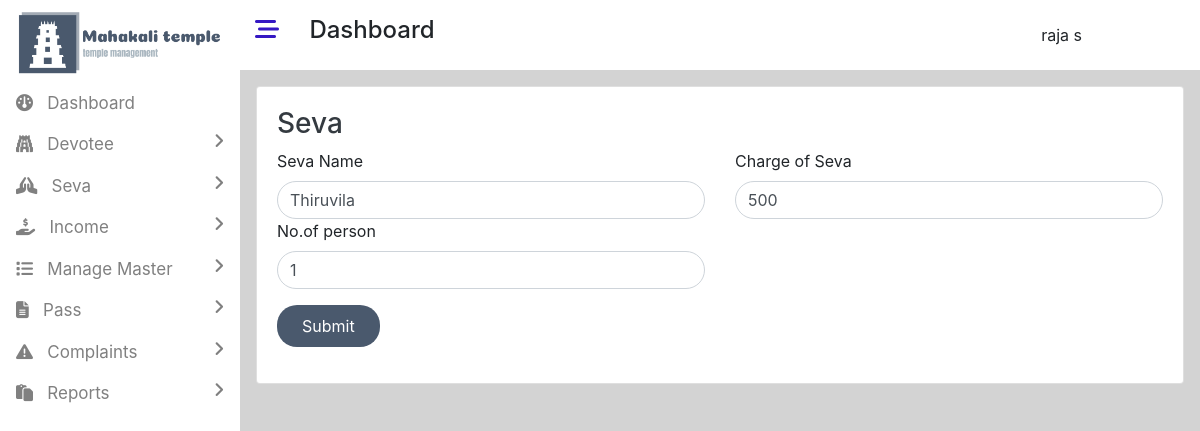
Screenshot of /admin/edit_seva.php?id=3 (signed in) with the database file from the repository.
### tables this page shows
CREATE TABLE `user` (
  `user_id` int(11) NOT NULL,
  `first_name` varchar(50) NOT NULL,
  `last_name` varchar(50) NOT NULL,
  `email` varchar(50) NOT NULL,
  `password` varchar(50) NOT NULL,
  `role` varchar(50) NOT NULL,
  `reading_time` timestamp NOT NULL DEFAULT current_timestamp() ON UPDATE current_timestamp()
);

CREATE TABLE `seva` (
  `seva_id` int(11) NOT NULL,
  `seva_name` varchar(50) NOT NULL,
  `charge` varchar(50) NOT NULL,
  `no_of_person` varchar(50) NOT NULL,
  `reading_time` timestamp NOT NULL DEFAULT current_timestamp() ON UPDATE current_timestamp()
);

### admin/admin_db.php (called while the page is built, shortened)
<?php
$con=mysqli_connect("localhost","root","","temple");
        ?>
        <?php
class seva
{
    public function getSevabyId($id)
    {
        global $con;
        $sql="select * from seva where seva_id=$id";
        $result=mysqli_query($con,$sql);
        $row=mysqli_fetch_assoc($result);
        return $row;
    }
}
            ?>

### admin/edit_seva.php (the view, shortened to what this page needs)
<!DOCTYPE html>
<html lang="en">
<head>
    <link rel="stylesheet" href="../assets/bootstrap/bootstrap.min.css">
    <link rel="stylesheet" href="https://cdnjs.cloudflare.com/ajax/libs/font-awesome/6.4.2/css/all.min.css"  />
    <link rel="stylesheet" href="css/style.css">
</head>
<body class="dashboard-page">
<div>
<?php
include("includes/leftbar.php");
?>
<div style="width:80%;height:100vh;" class="float-right main-content">
<?php
include("includes/header.php");
?>
<?php
include("admin_db.php");
$obj=new seva();
$seva=$obj->getSevabyId($_GET["id"]);
?>
<div class="container p-3">
<div class="card">
    <div class="card-body">
<form action="" method="post" autocomplete="off">
<h3><a href="manage_seva.php" class="text-decoration-none text-dark">Seva</a></h3>
<div class="row">
    <div class="col">
      <label for="country">Seva Name</label>
      <input type="text" class="form-control state-bor" value="<?=$seva['seva_name']?>" id="email" required name="seva_name">
    </div>
    <div class="col">
      <label for="state">Charge of Seva</label>
      <input type="number" class="form-control state-bor" maxlength="25" value="<?=$seva['charge']?>" required name="charge" required id="state">
    </div>
  </div>
  <div class="row">
    <div class="col">
      <label for="country">No.of person</label>
      <input type="number" class="form-control state-bor" id="email" required name="no_of_person" value="<?=$seva['no_of_person']?>">
    </div>
    <div class="col">
    </div>
  </div>
  <button type="submit" class="btn button-color mt-3 text-white px-4 py-2" name="edit_seva">Submit</button>
</div>
</div>
</div>
</div>
</div>
</body>
</html>

### admin/includes/header.php (shortened to what this page needs)
<div class="container-fluid">
    <div class="row">
        <div class="col-md-12 bg-white py-3">
        <h4>
        <i class="fa-solid fa-bars-staggered mybar23" style="color: #3518c3;"></i>
        <span class="ml-4 ">Dashboard</span>
        <div class="dropdown mydropdown float-right">
  <button type="button" class="mybutton btn bg-white" data-toggle="dropdown">
  <?php
  if(isset($_SESSION["uid"]))
  {
    include("../db.php");
    $sql66="select * from user where user_id=".$_SESSION["uid"];
    $result66=mysqli_query($con,$sql66);
    $row66=mysqli_fetch_assoc($result66);
    echo $row66["first_name"]." ".$row66["last_name"];
  }
  ?>
  </button>
</div>
        </h4>
        </div>
    </div>
</div>

### admin/css/style.css (style rules this page uses)
.mybar23,.mybar24 { cursor:pointer; }
.main-content { background-color:lightgray; }
.mydropdown { margin-right:90px; }

### admin/edit_seva.php (style rules this page uses)
.button-color { background-color:rgb(74,89,109); border-radius:20px; }
.state-bor { border-radius:40px; }

### rows the page displays
user: first_name "raja", last_name "s"
seva: seva_name "Thiruvila", charge "500", no_of_person "1"
